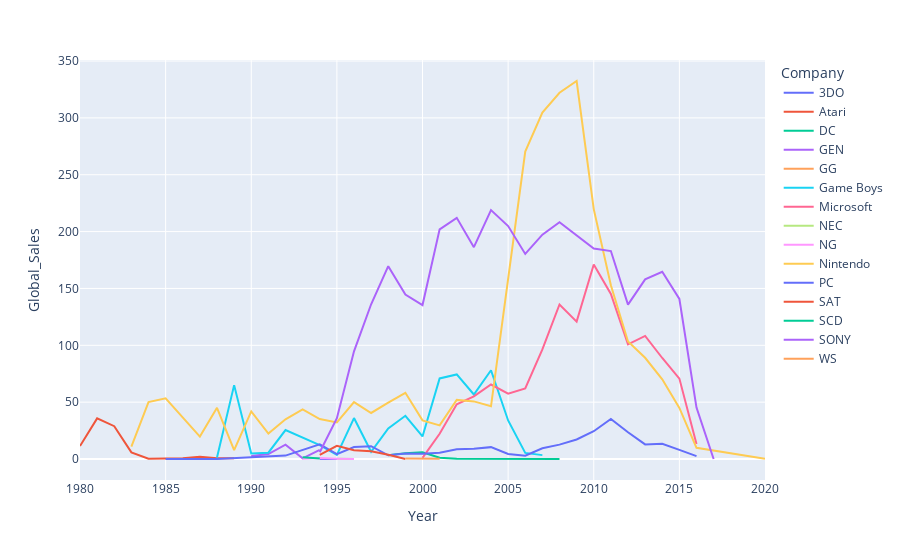

The notebook cell saved with this chart:
### Code cell
import seaborn as sns
import plotly.express as px
fig=px.line(games_year_sale,x="Year",y="Global_Sales",color="Company")
fig.show()

### Figure 1 — Plotly figure (JSON) as saved in the notebook; plotly's stock layout.template omitted (floating-point values rounded to 4 significant figures)
{"data": [{"hovertemplate": "Company=3DO<br>Year=%{x}<br>Global_Sales=%{y}<extra></extra>", "legendgroup": "3DO", "line": {"color": "#636efa", "dash": "solid"}, "mode": "lines", "name": "3DO", "orientation": "v", "showlegend": true, "type": "scatter", "x": [1994, 1995], "xaxis": "x", "y": [0.02, 0.08], "yaxis": "y"}, {"hovertemplate": "Company=Atari<br>Year=%{x}<br>Global_Sales=%{y}<extra></extra>", "legendgroup": "Atari", "line": {"color": "#EF553B", "dash": "solid"}, "mode": "lines", "name": "Atari", "orientation": "v", "showlegend": true, "type": "scatter", "x": [1980, 1981, 1982, 1983, 1984, 1985, 1986, 1987, 1988, 1989], "xaxis": "x", "y": [11.38, 35.77, 28.86, 5.83, 0.27, 0.45, 0.66, 1.98, 0.75, 0.62], "yaxis": "y"}, {"hovertemplate": "Company=DC<br>Year=%{x}<br>Global_Sales=%{y}<extra></extra>", "legendgroup": "DC", "line": {"color": "#00cc96", "dash": "solid"}, "mode": "lines", "name": "DC", "orientation": "v", "showlegend": true, "type": "scatter", "x": [1998, 1999, 2000, 2001, 2002, 2007, 2008], "xaxis": "x", "y": [3.39, 5.17, 5.99, 1.07, 0.29, 0.02, 0.04], "yaxis": "y"}, {"hovertemplate": "Company=GEN<br>Year=%{x}<br>Global_Sales=%{y}<extra></extra>", "legendgroup": "GEN", "line": {"color": "#ab63fa", "dash": "solid"}, "mode": "lines", "name": "GEN", "orientation": "v", "showlegend": true, "type": "scatter", "x": [1990, 1991, 1992, 1993, 1994], "xaxis": "x", "y": [2.6, 4.34, 12.66, 0.65, 8.11], "yaxis": "y"}, {"hovertemplate": "Company=GG<br>Year=%{x}<br>Global_Sales=%{y}<extra></extra>", "legendgroup": "GG", "line": {"color": "#FFA15A", "dash": "solid"}, "mode": "lines", "name": "GG", "orientation": "v", "showlegend": true, "type": "scatter", "x": [1992], "xaxis": "x", "y": [0.04], "yaxis": "y"}, {"hovertemplate": "Company=Game Boys<br>Year=%{x}<br>Global_Sales=%{y}<extra></extra>", "legendgroup": "Game Boys", "line": {"color": "#19d3f3", "dash": "solid"}, "mode": "lines", "name": "Game Boys", "orientation": "v", "showlegend": true, "type": "scatter", "x": [1988, 1989, 1990, 1991, 1992, 1994, 1995, 1996, 1997, 1998, 1999, 2000, 2001, 2002, 2003, 2004, 2005, 2006, 2007], "xaxis": "x", "y": [1.43, 64.98, 4.89, 5.57, 25.48, 12.17, 3.6, 36.02, 6.37, 26.9, 38.01, 19.82, 70.86, 74.38, 56.73, 78.09, 33.9, 5.35, 3.43], "yaxis": "y"}, {"hovertemplate": "Company=Microsoft<br>Year=%{x}<br>Global_Sales=%{y}<extra></extra>", "legendgroup": "Microsoft", "line": {"color": "#FF6692", "dash": "solid"}, "mode": "lines", "name": "Microsoft", "orientation": "v", "showlegend": true, "type": "scatter", "x": [2000, 2001, 2002, 2003, 2004, 2005, 2006, 2007, 2008, 2009, 2010, 2011, 2012, 2013, 2014, 2015, 2016], "xaxis": "x", "y": [0.99, 22.24, 48.15, 55.16, 65.5, 57.49, 62.03, 96.39, 135.9, 120.9, 171.1, 145.1, 100.9, 108.2, 88.85, 70.71, 13.2], "yaxis": "y"}, {"hovertemplate": "Company=NEC<br>Year=%{x}<br>Global_Sales=%{y}<extra></extra>", "legendgroup": "NEC", "line": {"color": "#B6E880", "dash": "solid"}, "mode": "lines", "name": "NEC", "orientation": "v", "showlegend": true, "type": "scatter", "x": [1995, 1996], "xaxis": "x", "y": [0.16, 0.03], "yaxis": "y"}, {"hovertemplate": "Company=NG<br>Year=%{x}<br>Global_Sales=%{y}<extra></extra>", "legendgroup": "NG", "line": {"color": "#FF97FF", "dash": "solid"}, "mode": "lines", "name": "NG", "orientation": "v", "showlegend": true, "type": "scatter", "x": [1993, 1994, 1995, 1996], "xaxis": "x", "y": [0.21, 0.8, 0.33, 0.1], "yaxis": "y"}, {"hovertemplate": "Company=Nintendo<br>Year=%{x}<br>Global_Sales=%{y}<extra></extra>", "legendgroup": "Nintendo", "line": {"color": "#FECB52", "dash": "solid"}, "mode": "lines", "name": "Nintendo", "orientation": "v", "showlegend": true, "type": "scatter", "x": [1983, 1984, 1985, 1986, 1987, 1988, 1989, 1990, 1991, 1992, 1993, 1994, 1995, 1996, 1997, 1998, 1999, 2000, 2001, 2002, 2003, 2004, 2005, 2006, 2007, 2008, 2009, 2010, 2011, 2012, 2013, 2014, 2015, 2016, 2020], "xaxis": "x", "y": [10.96, 50.09, 53.46, 36.41, 19.76, 45.01, 7.85, 41.9, 22.32, 34.96, 43.62, 35.19, 32.21, 50.04, 40.5, 49.5, 58.22, 34.01, 29.56, 52.01, 50.66, 46.35, 159.2, 270.3, 304.6, 322.0, 332.4, 219.8, 152.7, 103.4, 89.04, 70.11, 44.92, 9.89, 0.29], "yaxis": "y"}, {"hovertemplate": "Company=PC<br>Year=%{x}<br>Global_Sales=%{y}<extra></extra>", "legendgroup": "PC", "line": {"color": "#636efa", "dash": "solid"}, "mode": "lines", "name": "PC", "orientation": "v", "showlegend": true, "type": "scatter", "x": [1985, 1988, 1992, 1994, 1995, 1996, 1997, 1998, 1999, 2000, 2001, 2002, 2003, 2004, 2005, 2006, 2007, 2008, 2009, 2010, 2011, 2012, 2013, 2014, 2015, 2016], "xaxis": "x", "y": [0.03, 0.03, 3.02, 12.85, 4.23, 10.59, 11.26, 3.28, 4.75, 4.68, 5.51, 8.6, 8.96, 10.46, 4.47, 2.97, 9.4, 12.67, 17.16, 24.46, 35.25, 23.53, 12.83, 13.39, 8.07, 2.6], "yaxis": "y"}, {"hovertemplate": "Company=SAT<br>Year=%{x}<br>Global_Sales=%{y}<extra></extra>", "legendgroup": "SAT", "line": {"color": "#EF553B", "dash": "solid"}, "mode": "lines", "name": "SAT", "orientation": "v", "showlegend": true, "type": "scatter", "x": [1994, 1995, 1996, 1997, 1998, 1999], "xaxis": "x", "y": [3.64, 11.58, 7.69, 6.77, 3.82, 0.09], "yaxis": "y"}, {"hovertemplate": "Company=SCD<br>Year=%{x}<br>Global_Sales=%{y}<extra></extra>", "legendgroup": "SCD", "line": {"color": "#00cc96", "dash": "solid"}, "mode": "lines", "name": "SCD", "orientation": "v", "showlegend": true, "type": "scatter", "x": [1993, 1994], "xaxis": "x", "y": [1.5, 0.37], "yaxis": "y"}, {"hovertemplate": "Company=SONY<br>Year=%{x}<br>Global_Sales=%{y}<extra></extra>", "legendgroup": "SONY", "line": {"color": "#ab63fa", "dash": "solid"}, "mode": "lines", "name": "SONY", "orientation": "v", "showlegend": true, "type": "scatter", "x": [1994, 1995, 1996, 1997, 1998, 1999, 2000, 2001, 2002, 2003, 2004, 2005, 2006, 2007, 2008, 2009, 2010, 2011, 2012, 2013, 2014, 2015, 2016, 2017], "xaxis": "x", "y": [6.02, 35.92, 94.68, 136.1, 169.6, 144.6, 135.4, 202.0, 212.1, 186.3, 218.9, 204.9, 180.3, 197.3, 208.2, 196.9, 185.2, 182.9, 135.7, 158.0, 164.7, 140.7, 45.24, 0.05], "yaxis": "y"}, {"hovertemplate": "Company=WS<br>Year=%{x}<br>Global_Sales=%{y}<extra></extra>", "legendgroup": "WS", "line": {"color": "#FFA15A", "dash": "solid"}, "mode": "lines", "name": "WS", "orientation": "v", "showlegend": true, "type": "scatter", "x": [1999, 2000, 2001], "xaxis": "x", "y": [0.46, 0.68, 0.28], "yaxis": "y"}], "layout": {"legend": {"title": {"text": "Company"}, "tracegroupgap": 0}, "margin": {"t": 60}, "xaxis": {"anchor": "y", "domain": [0, 1], "title": {"text": "Year"}}, "yaxis": {"anchor": "x", "domain": [0, 1], "title": {"text": "Global_Sales"}}}}
